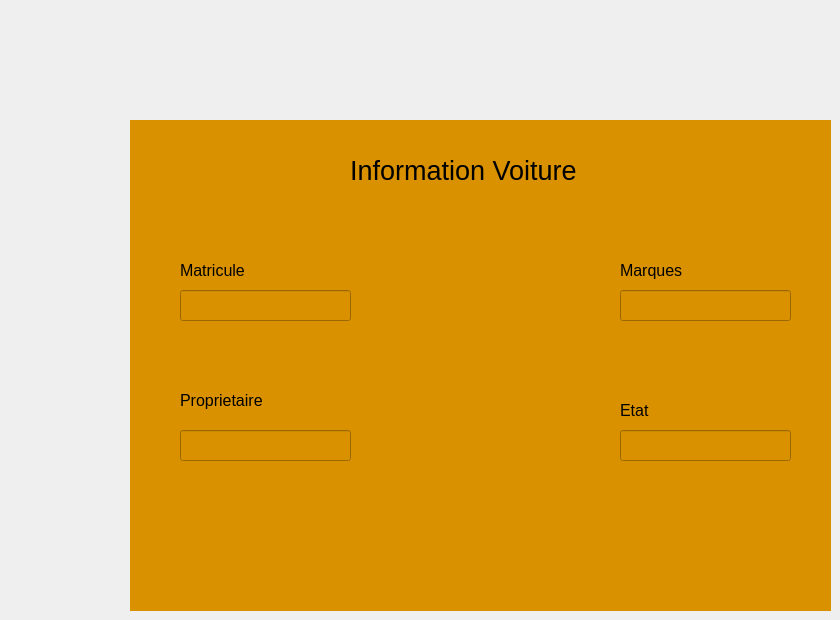
      <widget class="QWidget" name="page">
       <widget class="QWidget" name="pdf_widget" native="true">
        <property name="geometry">
         <rect>
          <x>130</x>
          <y>120</y>
          <width>701</width>
          <height>491</height>
         </rect>
        </property>
        <property name="styleSheet">
         <string notr="true">background-color: rgb(217, 145, 0);</string>
        </property>
        <widget class="QLabel" name="mat_2">
         <property name="geometry">
          <rect>
           <x>50</x>
           <y>130</y>
           <width>161</width>
           <height>41</height>
          </rect>
         </property>
         <property name="font">
          <font>
           <pointsize>12</pointsize>
          </font>
         </property>
         <property name="styleSheet">
          <string notr="true">color: rgb(0, 0, 0);</string>
         </property>
         <property name="text">
          <string>Matricule</string>
         </property>
        </widget>
        <widget class="QLineEdit" name="matricule_pdf">
         <property name="geometry">
          <rect>
           <x>50</x>
           <y>170</y>
           <width>171</width>
           <height>31</height>
          </rect>
         </property>
         <property name="styleSheet">
          <string notr="true">color: rgb(0, 0, 0);</string>
         </property>
        </widget>
        <widget class="QLabel" name="label_4">
         <property name="geometry">
          <rect>
           <x>490</x>
           <y>130</y>
           <width>111</width>
           <height>41</height>
          </rect>
         </property>
         <property name="font">
          <font>
           <pointsize>12</pointsize>
          </font>
         </property>
         <property name="text">
          <string>Marques</string>
         </property>
        </widget>
        <widget class="QLineEdit" name="marque_pdf">
         <property name="geometry">
          <rect>
           <x>490</x>
           <y>170</y>
           <width>171</width>
           <height>31</height>
          </rect>
         </property>
        </widget>
        <widget class="QLabel" name="label_5">
         <property name="geometry">
          <rect>
           <x>50</x>
           <y>270</y>
           <width>141</width>
           <height>21</height>
          </rect>
         </property>
         <property name="font">
          <font>
           <pointsize>12</pointsize>
          </font>
         </property>
         <property name="text">
          <string>Proprietaire</string>
         </property>
        </widget>
        <widget class="QLineEdit" name="prop_pdf">
         <property name="geometry">
          <rect>
           <x>50</x>
           <y>310</y>
           <width>171</width>
           <height>31</height>
          </rect>
         </property>
        </widget>
        <widget class="QLabel" name="label_6">
         <property name="geometry">
          <rect>
           <x>490</x>
           <y>280</y>
           <width>131</width>
           <height>21</height>
          </rect>
         </property>
         <property name="font">
          <font>
           <pointsize>12</pointsize>
          </font>
         </property>
         <property name="text">
          <string>Etat</string>
         </property>
        </widget>
        <widget class="QLineEdit" name="etat_pdf">
         <property name="geometry">
          <rect>
           <x>490</x>
           <y>310</y>
           <width>171</width>
           <height>31</height>
          </rect>
         </property>
        </widget>
        <widget class="QLabel" name="label_13">
         <property name="geometry">
          <rect>
           <x>220</x>
           <y>30</y>
           <width>321</width>
           <height>41</height>
          </rect>
         </property>
         <property name="font">
          <font>
           <pointsize>20</pointsize>
          </font>
         </property>
         <property name="text">
          <string>Information Voiture</string>
         </property>
        </widget>
       </widget>
      </widget>
